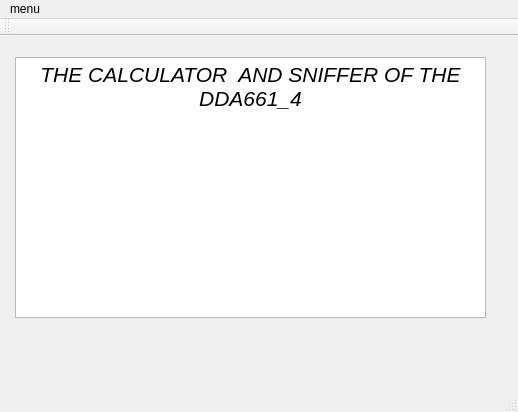
<?xml version="1.0" encoding="UTF-8"?>
<ui version="4.0">
 <class>dribl</class>
 <widget class="QMainWindow" name="dribl">
  <property name="geometry">
   <rect>
    <x>0</x>
    <y>0</y>
    <width>518</width>
    <height>412</height>
   </rect>
  </property>
  <property name="sizePolicy">
   <sizepolicy hsizetype="Ignored" vsizetype="Ignored">
    <horstretch>0</horstretch>
    <verstretch>0</verstretch>
   </sizepolicy>
  </property>
  <property name="minimumSize">
   <size>
    <width>518</width>
    <height>412</height>
   </size>
  </property>
  <property name="maximumSize">
   <size>
    <width>518</width>
    <height>412</height>
   </size>
  </property>
  <property name="windowTitle">
   <string>dribl</string>
  </property>
  <widget class="QWidget" name="centralWidget">
   <widget class="QTextBrowser" name="textBrowser">
    <property name="geometry">
     <rect>
      <x>15</x>
      <y>21</y>
      <width>471</width>
      <height>261</height>
     </rect>
    </property>
    <property name="sizePolicy">
     <sizepolicy hsizetype="Ignored" vsizetype="Ignored">
      <horstretch>0</horstretch>
      <verstretch>0</verstretch>
     </sizepolicy>
    </property>
    <property name="maximumSize">
     <size>
      <width>471</width>
      <height>261</height>
     </size>
    </property>
    <property name="cursor" stdset="0">
     <cursorShape>PointingHandCursor</cursorShape>
    </property>
    <property name="html">
     <string>&lt;!DOCTYPE HTML PUBLIC &quot;-//W3C//DTD HTML 4.0//EN&quot; &quot;http://www.w3.org/TR/REC-html40/strict.dtd&quot;&gt;
&lt;html&gt;&lt;head&gt;&lt;meta name=&quot;qrichtext&quot; content=&quot;1&quot; /&gt;&lt;style type=&quot;text/css&quot;&gt;
p, li { white-space: pre-wrap; }
&lt;/style&gt;&lt;/head&gt;&lt;body style=&quot; font-family:'Sans Serif'; font-size:9pt; font-weight:400; font-style:normal;&quot;&gt;
&lt;p align=&quot;center&quot; style=&quot; margin-top:0px; margin-bottom:0px; margin-left:0px; margin-right:0px; -qt-block-indent:0; text-indent:0px;&quot;&gt;&lt;span style=&quot; font-size:16pt; font-style:italic;&quot;&gt;THE CALCULATOR  AND SNIFFER OF THE DDA661_4&lt;/span&gt;&lt;/p&gt;&lt;/body&gt;&lt;/html&gt;</string>
    </property>
   </widget>
  </widget>
  <widget class="QMenuBar" name="menuBar">
   <property name="geometry">
    <rect>
     <x>0</x>
     <y>0</y>
     <width>518</width>
     <height>19</height>
    </rect>
   </property>
   <widget class="QMenu" name="menuMenu">
    <property name="title">
     <string>menu</string>
    </property>
    <addaction name="actionCalculator"/>
    <addaction name="actionSniffer"/>
   </widget>
   <addaction name="menuMenu"/>
  </widget>
  <widget class="QToolBar" name="mainToolBar">
   <attribute name="toolBarArea">
    <enum>TopToolBarArea</enum>
   </attribute>
   <attribute name="toolBarBreak">
    <bool>false</bool>
   </attribute>
  </widget>
  <widget class="QStatusBar" name="statusBar"/>
  <action name="actionCalculator">
   <property name="text">
    <string>calculator</string>
   </property>
  </action>
  <action name="actionSniffer">
   <property name="text">
    <string>sniffer</string>
   </property>
  </action>
 </widget>
 <layoutdefault spacing="6" margin="11"/>
 <resources/>
 <connections/>
</ui>
